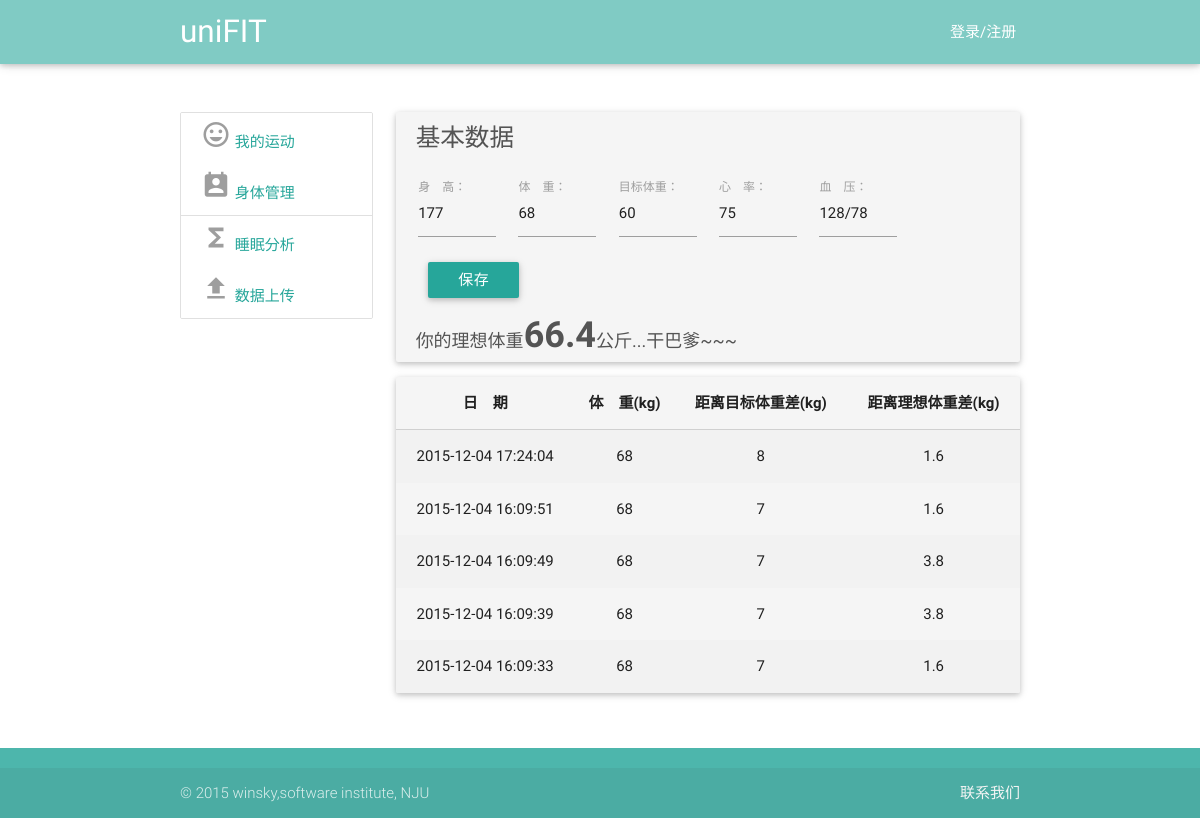
The page /view/bodyManage.php?userName=winsky on the database its author committed.
### tables this page shows
CREATE TABLE userBody(id integer primary key,userName varchar(40),height int,weight int,weightGoal,heart int,blood varchar(20),upLoadTime date);

### service/HealthService.php (called while the page is built, shortened)
<?php
require_once("../utils/SqliteHelper.php");
class HealthService {
    var $db_name_body = "userBody";
    var $DB = null;
    public function __construct() {
        $this->DB = new SqliteHelper('../data.db');
    }
    public function getUserBodyData($userName, $num) {
        $sql = "select * from " . $this->db_name_body . " where userName='" . $userName . "' order by upLoadTime desc";
        if ($num > 0) {
            $sql = $sql . " limit " . $num . ";";
        }
        $result = $this->DB->getList($sql);
        $data = array();
        foreach ($result as $rt) {
            $height = $rt["height"];
            $weight = $rt["weight"];
            $weightGoal = $rt["weightGoal"];
            $heart = $rt["heart"];
            $blood = $rt["blood"];
            $upLoadTime = $rt["upLoadTime"];
            $bodyData = array("height" => $height, "weight" => $weight, "weightGoal" => $weightGoal, "heart" => $heart, "blood" => $blood, "upLoadTime" => $upLoadTime);
            array_push($data, $bodyData);
        }
        return $data;
    }
}

### utils/SqliteHelper.php (called while the page is built, shortened)
<?php
class SqliteHelper {
    function __construct($file) {
        try {
            $this->conn = new PDO('sqlite:' . $file);
        } catch (PDOException $e) {
            try {
                $this->conn = new PDO('sqlite2:' . $file);
            } catch (PDOException $e) {
                exit('error!');
            }
        }
    }
    function query($sql) {
        return $this->conn->query($sql);
    }
    function getList($sql) {
        $recordList = array();
        foreach ($this->RecordArray($sql) as $rstmp) {
            $recordList[] = $rstmp;
        }
        return $recordList;
    }
    function RecordArray($sql) {
        return $this->query($sql)->fetchAll();
    }
}

### view/bodyManage.php (the view, shortened to what this page needs)
<!DOCTYPE html>
<html lang="en">
<head>
    <link href="../css/material_icons.css" rel="stylesheet" media="screen,projection">
    <link href="../css/materialize.css" type="text/css" rel="stylesheet" media="screen,projection"/>
    <link href="../css/style.css" type="text/css" rel="stylesheet" media="screen,projection"/>
</head>
<body onload="write_header();write_footer()">
<header></header>
<?php
$userName = $_GET["userName"];
?>
<div class="main container">
    <div class="row">
        <div class="col s12 l3">
            <div class="collection black-text">
                <a class="collection-item waves-effect waves-light" onclick="return change('events')">
                    <i class="small grey-text mdi-editor-insert-emoticon"></i>
                    我的运动
                </a>
                <a class="collection-item waves-effect waves-light" onclick="return change('body')">
                    <i class="small grey-text mdi-action-perm-contact-cal"></i>
                    身体管理
                </a>
                <a class="collection-item waves-effect waves-light" onclick="return change('sleep')">
                    <i class="small grey-text mdi-editor-functions"></i>
                    睡眠分析
                </a>
                <a class="collection-item waves-effect waves-light" onclick="return change('upload')">
                    <i class="small grey-text mdi-file-file-upload"></i>
                    数据上传
                </a>
            </div>
        </div>
        <div class="col s12 l9" id="right-content">
            <?php
            require_once("../service/healthService.php");
            $healthService = new HealthService();
            $data = $healthService->getUserBodyData($userName, 1);
            $height = $data[0]["height"];
            $weight = $data[0]["weight"];
            $weightGoal = $data[0]["weightGoal"];
            $heart = $data[0]["heart"];
            $blood = $data[0]["blood"];
            ?>
            <div class="card grey lighten-4">
                <h5 style="margin-left: 20px;font-weight: 100;font-family: '微软雅黑';color:#545454;">基本数据</h5>
                <div class="input-field col s12">
                    <div class="input-field col s4 l2">
                        <input id="height" type="text" name="height" value="<?php echo $height; ?>">
                        <label for="height" class="active">身　高：</label>
                    </div>
                    <div class="input-field col s4 l2">
                        <input id="weight" type="text" name="weight" value="<?php echo $weight; ?>">
                        <label for="weight" class="active">体　重：</label>
                    </div>
                    <div class="input-field col s4 l2">
                        <input id="weightGoal" type="text" name="weightGoal" value="<?php echo $weightGoal; ?>">
                        <label for="weightGoal" class="active">目标体重：</label>
                    </div>
                    <div class="input-field col s4 l2">
                        <input id="heart" type="text" name="heart" value="<?php echo $heart; ?>">
                        <label for="heart" class="active">心　率：</label>
                    </div>
                    <div class="input-field col s4 l2">
                        <input id="blood" type="text" name="blood" class="validate" value="<?php echo $blood; ?>">
                        <label for="blood" class="active">血　压：</label>
                    </div>
                    <div class="col s8 table-container">
                        <div class="row-container">
                            <div class="input-field cell">
                                <input type="submit" value="保存" onclick="updateBody();" class="btn btn-primary">
                            </div>
                            <div class="input-field cell">
                                <font color="red" size="3"><span id="result" style="margin-left: 100px;"></span></font>
                            </div>
                        </div>
                    </div>
                </div>
                <div style="color:#545454;font-size: 18px;padding-left: 20px;float: left">
                    你的理想体重<span style="font-size: 36px;font-weight: bold;"
                                id="idealWeight"><?php echo round(21.2 * $height * $height / 10000, 1); ?></span>公斤...干巴爹~~~
                </div>
            </div>
            <div class="card grey lighten-4">
                <table class="striped centered responsive-table display" id="example">
                    <thead>
                    <tr>
                        <th data-field="date">日　期</th>
                        <th data-field="weight">体　重(kg)</th>
                        <th data-field="gap">距离目标体重差(kg)</th>
                        <th data-field="idealGap">距离理想体重差(kg)</th>
                    </tr>
                    </thead>
                    <tbody>
                    <?php
                    $bodyData = $healthService->getUserBodyData($userName, 5);
                    foreach ($bodyData as $row) {
                        $date = $row["upLoadTime"];
                        $weight = $row["weight"];
                        $weightGoal = $row["weightGoal"];
                        $gap = $weight - $weightGoal;
                        $height = $row["height"];
                        $idealGap = round($weight - 21.2 * $height * $height / 10000, 1);
                        ?>
                        <tr>
                            <td><?php echo $date; ?></td>
                            <td><?php echo $weight; ?></td>
                            <td><?php echo $gap; ?></td>
                            <td><?php echo $idealGap; ?></td>
                        </tr>
                        <?php
                    }
                    ?>
                    </tbody>
                </table>
            </div>
        </div>
    </div>
</div>
<div id="footer"></div>
</body>
</html>

### view/bodyManage.php (style rules this page uses)
.row { margin-left: 14%; margin-right: 14%; }
.main { margin-top: 40px; }
.table-container { display: table; border-spacing: 10px; }
.row-container { display: table-row; }
.cell { display: table-cell; }

### rows shown on the page
userbody: height "177", weight "68", weightGoal "60", heart "75", blood "128/78", 21.2*$height*$height/10000 "66.4", upLoadTime "2015-12-04 17:24:04", gap "8", idealGap "1.6"
userbody: upLoadTime "2015-12-04 16:09:51", weight "68", gap "7", idealGap "1.6"
userbody: upLoadTime "2015-12-04 16:09:49", weight "68", gap "7", idealGap "3.8"
userbody: upLoadTime "2015-12-04 16:09:39", weight "68", gap "7", idealGap "3.8"
userbody: upLoadTime "2015-12-04 16:09:33", weight "68", gap "7", idealGap "1.6"
